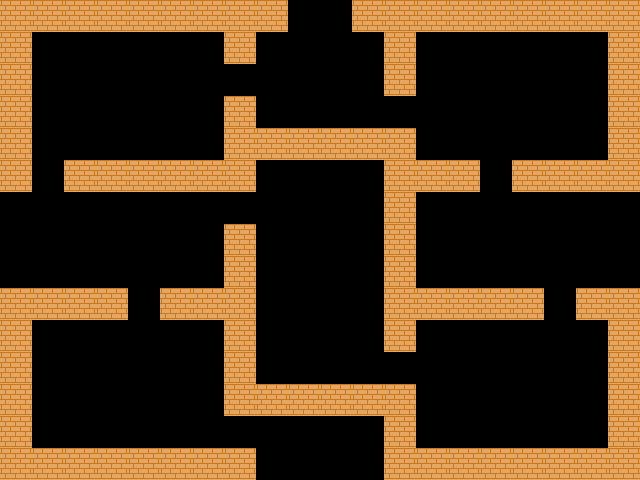

Tiled map render using the project's own tile images. Description and the whole map definition, tile-layer contents included, below:
An orthogonal 20x15 tile map with 32x32 px tiles, 1 tile layer (Calque de Tile 1).

<map version="1.2" tiledversion="1.2.2" orientation="orthogonal" renderorder="right-down" width="20" height="15" tilewidth="32" tileheight="32" infinite="0" nextlayerid="2" nextobjectid="1">
 <tileset firstgid="1" name="wall" tilewidth="32" tileheight="32" tilecount="1" columns="1">
  <image source="wall.png" width="32" height="32" />
 </tileset>
 <layer id="1" name="Calque de Tile 1" width="20" height="15">
  <data encoding="csv">
1,1,1,1,1,1,1,1,1,0,0,1,1,1,1,1,1,1,1,1,
1,0,0,0,0,0,0,1,0,0,0,0,1,0,0,0,0,0,0,1,
1,0,0,0,0,0,0,0,0,0,0,0,1,0,0,0,0,0,0,1,
1,0,0,0,0,0,0,1,0,0,0,0,0,0,0,0,0,0,0,1,
1,0,0,0,0,0,0,1,1,1,1,1,1,0,0,0,0,0,0,1,
1,0,1,1,1,1,1,1,0,0,0,0,1,1,1,0,1,1,1,1,
0,0,0,0,0,0,0,0,0,0,0,0,1,0,0,0,0,0,0,0,
0,0,0,0,0,0,0,1,0,0,0,0,1,0,0,0,0,0,0,0,
0,0,0,0,0,0,0,1,0,0,0,0,1,0,0,0,0,0,0,0,
1,1,1,1,0,1,1,1,0,0,0,0,1,1,1,1,1,0,1,1,
1,0,0,0,0,0,0,1,0,0,0,0,1,0,0,0,0,0,0,1,
1,0,0,0,0,0,0,1,0,0,0,0,0,0,0,0,0,0,0,1,
1,0,0,0,0,0,0,1,1,1,1,1,1,0,0,0,0,0,0,1,
1,0,0,0,0,0,0,0,0,0,0,0,1,0,0,0,0,0,0,1,
1,1,1,1,1,1,1,1,0,0,0,0,1,1,1,1,1,1,1,1
</data>
 </layer>
</map>